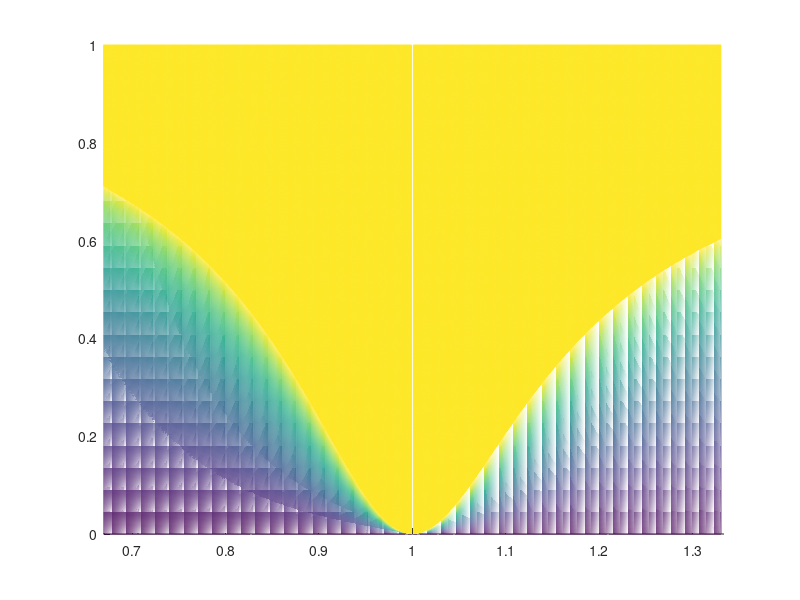

Source code (MATLAB): (Note: this script raises an error after producing the figure.)
kx=[];
RL1k=[];
DeltaMx=[];
wo=1;
Qrx=4;
for DeltaM=0:0.001:1
 DeltaMx=[DeltaMx, DeltaM];
 k=(1-DeltaM);
 kx=[kx k];
 RL1=[];
 wRL=[];
for w=0.667*wo:0.001:1.33*wo
    a=(Qrx*(w^2-wo^2))/(w*wo);
    b=(1-k^2);
    c=1/((b/a^2)+1);
    d=k^2- (((1-k^2)^2)/a^2);
    Rx=c+ ((sqrt(d))/((b/a^2)+1));
   RL1=[RL1 Rx];
   wRL=[wRL w];
end
RL1k=[RL1k ; RL1];
end 
RL1k(RL1k<=1)=1;


%%

figure1=figure();
set(gcf, 'Position',  [100, 100, 600, 300])

axes1 = axes('Parent',figure1);
hold(axes1,'on');
[x,y] = meshgrid(wRL,DeltaMx);
s=mesh(x,y,100./abs(RL1k));
hold on;
view([0 90])
xlim([0.67 1.3333])
s.FaceColor = 'flat';
alphaVal = 1;
s.FaceAlpha='1';
s.EdgeColor='none';
xlabel('Normalized Frequency($f_r$)','Interpreter','Latex','Fontname','Times new roman'...
    , 'FontSize',14)

ylabel({'$ \frac{\Delta M}{M_{(1)}}$'},'Interpreter','Latex','Fontname','Times new roman'...
    , 'FontSize',18)
set(axes1,'XTick',[0.7 0.8 0.9 1 1.1 1.2 1.3],'YTick',...
    [0 0.1 0.2 0.3 0.4 0.5 0.6 0.7 0.8 0.9 1]);
colormap('jet');
% Create colorbar
c=colorbar(axes1,'Ticks',[50 55 60 65 70 75 80 85 90 95 100],...
    'TickLabels',{'50','55','60','65','70','75','80','85','90','95','100'},...
    'Limits',[50 100],...
    'FontSize',12,...
    'FontName','Times New Roman');
drawnow;
% Make the colorbar transparent
cdata = c.Face.Texture.CData;
cdata(end,:) = uint8(alphaVal * cdata(end,:));
c.Face.Texture.ColorType = 'truecoloralpha';
c.Face.Texture.CData = cdata;

% Create textbox
annotation(figure1,'textbox',...
    [0.794659804983763 0.00162188485637581 0.210417881816656 0.136059148058712],...
    'Color',[1 0 0],...
    'String',{'$\%\frac{P_{(1)}}{P_{(1)}+P_{(2)}}100$'},...
    'Interpreter','latex',...
    'FontWeight','bold',...
    'FontSize',14,...
    'FontName','Times New Roman',...
    'FontAngle','italic',...
    'FitBoxToText','off',...
    'EdgeColor','none');
